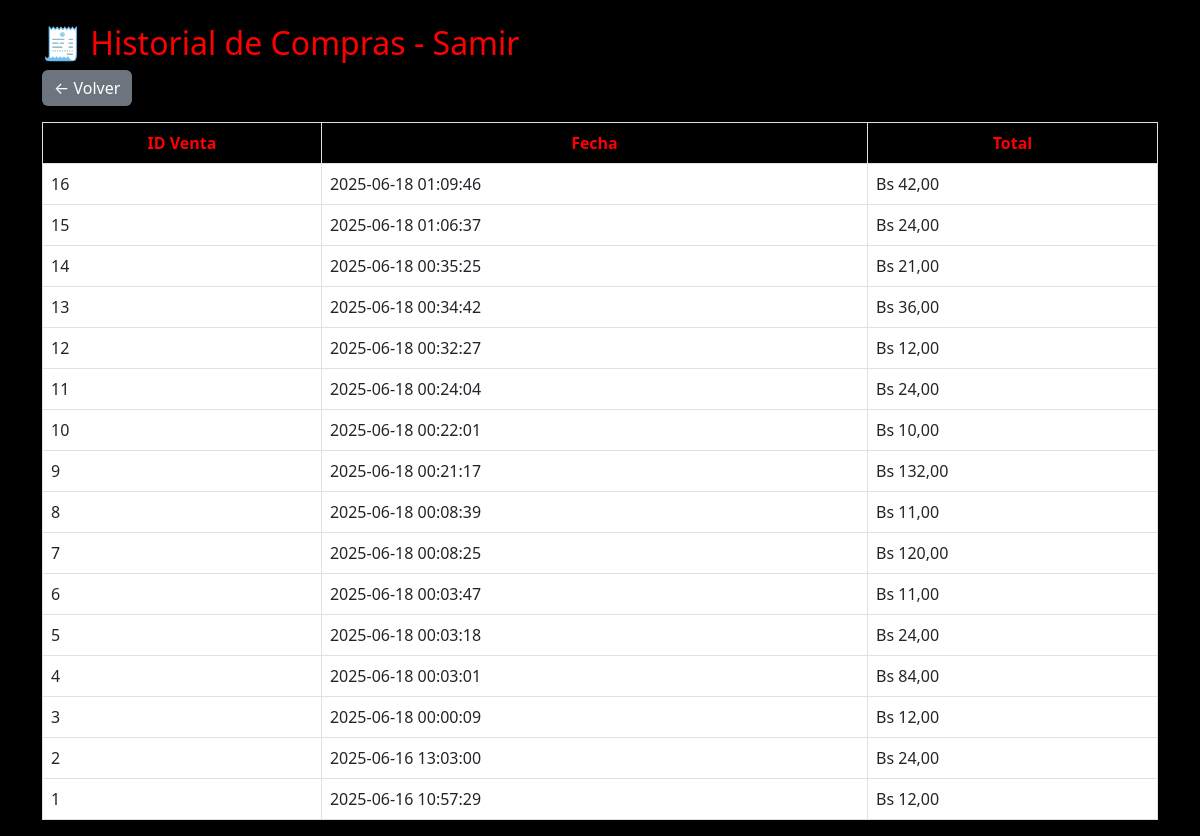
The app's page /admin/cliente_historial.php?id=5 (signed in) with its own data.
### tables this page shows
CREATE TABLE `usuarios` (
  `id` int(11) NOT NULL,
  `nombre` varchar(100) DEFAULT NULL,
  `correo` varchar(100) DEFAULT NULL,
  `contrasena` varchar(255) DEFAULT NULL,
  `rol` enum('admin','cliente') DEFAULT 'cliente',
  `puntos` int(11) DEFAULT 0,
  `token` varchar(255) DEFAULT NULL,
  `token_expira` datetime DEFAULT NULL
);

CREATE TABLE `ventas` (
  `id` int(11) NOT NULL,
  `id_usuario` int(11) DEFAULT NULL,
  `fecha` datetime DEFAULT current_timestamp(),
  `total` decimal(10,2) DEFAULT NULL
);

### admin/cliente_historial.php (the view, shortened to what this page needs)
<?php
require_once '../includes/db.php';
$idCliente = $_GET['id'] ?? null;
$stmt = $pdo->prepare("SELECT * FROM usuarios WHERE id = ?");
$stmt->execute([$idCliente]);
$cliente = $stmt->fetch();
$stmtVentas = $pdo->prepare("SELECT * FROM ventas WHERE id_usuario = ? ORDER BY fecha DESC");
$stmtVentas->execute([$idCliente]);
$ventas = $stmtVentas->fetchAll();
?>
<!DOCTYPE html>
<html lang="es">
<head>
    <link href="https://cdn.jsdelivr.net/npm/bootstrap@5.3.0/dist/css/bootstrap.min.css" rel="stylesheet">
</head>
<body>
<div class="container mt-4">
    <h2>🧾 Historial de Compras - <?= htmlspecialchars($cliente['nombre']) ?></h2>
    <a href="clientes_gestionar.php" class="btn btn-secondary mb-3">← Volver</a>
    <?php if (count($ventas) > 0): ?>
        <table class="table table-bordered table-hover">
            <thead>
                <tr>
                    <th>ID Venta</th>
                    <th>Fecha</th>
                    <th>Total</th>
                </tr>
            </thead>
            <tbody>
                <?php foreach ($ventas as $venta): ?>
                    <tr>
                        <td><?= $venta['id'] ?></td>
                        <td><?= $venta['fecha'] ?></td>
                        <td>Bs <?= number_format($venta['total'], 2, ',', '.') ?></td>
                    </tr>
                <?php endforeach; ?>
            </tbody>
        </table>
    <?php else: ?>
        <div class="alert alert-info">Este cliente aún no ha realizado compras.</div>
    <?php endif; ?>
</div>
</body>
</html>

### admin/cliente_historial.php (style rules this page uses)
body { background-color: black; color: white; }
h2 { color: red; }
.table thead th { background-color: black; color: red; text-align: center; }
.btn-secondary { background-color: #6c757d; border: none; }

### records on screen
usuarios: nombre "Samir"
ventas: id "16", fecha "2025-06-18 01:09:46", total "42,00"
ventas: id "15", fecha "2025-06-18 01:06:37", total "24,00"
ventas: id "14", fecha "2025-06-18 00:35:25", total "21,00"
ventas: id "13", fecha "2025-06-18 00:34:42", total "36,00"
ventas: id "12", fecha "2025-06-18 00:32:27", total "12,00"
ventas: id "11", fecha "2025-06-18 00:24:04", total "24,00"
ventas: id "10", fecha "2025-06-18 00:22:01", total "10,00"
ventas: id "9", fecha "2025-06-18 00:21:17", total "132,00"
ventas: id "8", fecha "2025-06-18 00:08:39", total "11,00"
ventas: id "7", fecha "2025-06-18 00:08:25", total "120,00"
ventas: id "6", fecha "2025-06-18 00:03:47", total "11,00"
ventas: id "5", fecha "2025-06-18 00:03:18", total "24,00"
ventas: id "4", fecha "2025-06-18 00:03:01", total "84,00"
ventas: id "3", fecha "2025-06-18 00:00:09", total "12,00"
ventas: id "2", fecha "2025-06-16 13:03:00", total "24,00"
ventas: id "1", fecha "2025-06-16 10:57:29", total "12,00"
